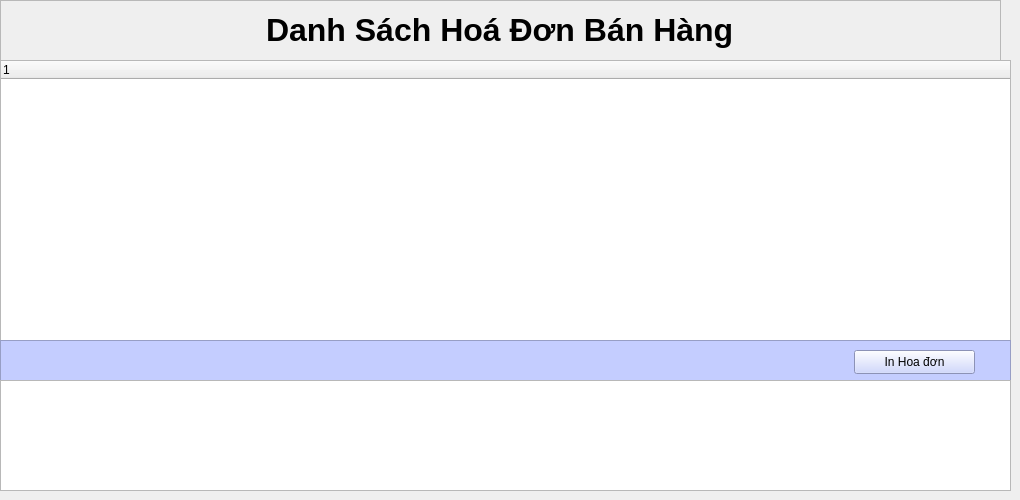
         <widget class="QWidget" name="listoder_Page">
          <widget class="QTreeWidget" name="treeWidget_ListOder">
           <property name="geometry">
            <rect>
             <x>0</x>
             <y>60</y>
             <width>1011</width>
             <height>281</height>
            </rect>
           </property>
           <column>
            <property name="text">
             <string notr="true">1</string>
            </property>
           </column>
          </widget>
          <widget class="QFrame" name="frame_10">
           <property name="geometry">
            <rect>
             <x>0</x>
             <y>0</y>
             <width>1001</width>
             <height>61</height>
            </rect>
           </property>
           <property name="frameShape">
            <enum>QFrame::StyledPanel</enum>
           </property>
           <property name="frameShadow">
            <enum>QFrame::Raised</enum>
           </property>
           <layout class="QVBoxLayout" name="verticalLayout_7">
            <item alignment="Qt::AlignHCenter">
             <widget class="QLabel" name="label_7">
              <property name="text">
               <string>&lt;html&gt;&lt;head/&gt;&lt;body&gt;&lt;p&gt;&lt;span style=&quot; font-size:24pt; font-weight:700;&quot;&gt;Danh Sách Hoá Đơn Bán Hàng&lt;/span&gt;&lt;/p&gt;&lt;/body&gt;&lt;/html&gt;</string>
              </property>
             </widget>
            </item>
           </layout>
          </widget>
          <widget class="QFrame" name="frame_11">
           <property name="geometry">
            <rect>
             <x>0</x>
             <y>340</y>
             <width>1011</width>
             <height>41</height>
            </rect>
           </property>
           <property name="styleSheet">
            <string notr="true">background-color: rgb(196, 205, 255);</string>
           </property>
           <property name="frameShape">
            <enum>QFrame::StyledPanel</enum>
           </property>
           <property name="frameShadow">
            <enum>QFrame::Raised</enum>
           </property>
           <widget class="QPushButton" name="print_report_oder">
            <property name="geometry">
             <rect>
              <x>854</x>
              <y>10</y>
              <width>121</width>
              <height>24</height>
             </rect>
            </property>
            <property name="text">
             <string>In Hoa đơn</string>
            </property>
           </widget>
          </widget>
          <widget class="QTableWidget" name="tableWidget_list_oderdetail">
           <property name="geometry">
            <rect>
             <x>0</x>
             <y>380</y>
             <width>1011</width>
             <height>111</height>
            </rect>
           </property>
          </widget>
         </widget>
